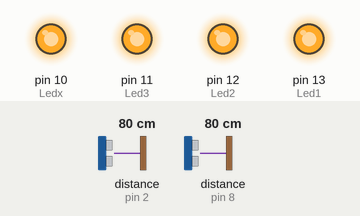
This sketch was run on a simulated Arduino Uno, built with avr-gcc and run on an emulated ATmega328P. Shown: output pins drawn as LEDs (lit = HIGH). Wiring (inferred from the names in the program): 2 × ultrasonic range finder: trigger pin 3, echo pin 2 / trigger pin 9, echo pin 8. The inputs (shaded band) are chosen by the test bench; at power-on: distance to the obstacle (sensors on pin 2, pin 8) 80 cm. The echo pulse lasts 58.3 µs per cm; pins used as bus, display or sensor lines are not drawn; what the sketch prints to the serial monitor is not drawn.

Above: at 0.1 s.
Timing chart, 0 to 1.6 s (numbered marks = the images above):
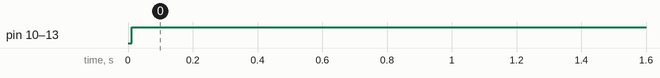

Measured:
- by itself, pin 10 (Ledx), pin 11 (Led3), pin 12 (Led2), pin 13 (Led1): LOW → HIGH at 0.01 s

The sketch:

sketch_inspect.ino
```cpp
#define echoPinA 8 // attach pin 8 Arduino to pin Echo of HC-SR04
#define trigPinA 9 //attach pin 9 Arduino to pin Trig of HC-SR04
#define echoPinB 6 // attach pin 6 Arduino to pin Echo of HC-SR04
#define trigPinB 7 //attach pin 7 Arduino to pin Trig of HC-SR04

#define echoPinC 4
#define trigPinC 5
#define echoPinD 2
#define trigPinD 3

int Led1 = 13;
int Led2 = 12;
int Led3 = 11;
int Ledx = 10; //detect

int sensor1 = 0;
int sensor2 = 0;
int sensor3 = 0;
int sensor4 = 0;

float duration1, distance1, distance2, duration2;
float duration3, distance3, distance4, duration4;

volatile int FSM_state = 0;

unsigned long detect_timeout;
unsigned long timer1, timer1_diff;
unsigned long timer2, timer2_diff;

int walking = 0;

void setup()
{
  Serial.begin(9600);
  pinMode(trigPinA, OUTPUT);
  pinMode(echoPinA, INPUT);
  pinMode(trigPinB, OUTPUT);
  pinMode(echoPinB, INPUT);

  pinMode(trigPinC, OUTPUT);
  pinMode(echoPinC, INPUT);
  pinMode(trigPinD, OUTPUT);
  pinMode(echoPinD, INPUT);

  pinMode(Led1, OUTPUT);
  pinMode(Led2, OUTPUT);
  pinMode(Led3, OUTPUT);
  pinMode(Ledx, OUTPUT);
}

float frontsensor(int trigPin, int echoPin)
{
  float duration, distance;
  // Serial.println("Activate Sensor1 & Sensor4: ");
  digitalWrite(trigPin, LOW);
  delayMicroseconds(2);
  digitalWrite(trigPin, HIGH);
  delayMicroseconds(10);
  digitalWrite(trigPin, LOW);

  duration = pulseIn(echoPin, HIGH); //tini=micros();
  distance = (duration / 2) * 0.0345;

  // Serial.print(distance);
  // Serial.println(" cm");
  return distance;
}

float backsensor(int trigPin, int echoPin)
{
  float duration, distance;
  // Serial.println("Activate Sensor2 & Sensor3: ");
  delay(60);
  digitalWrite(trigPin, HIGH);
  delayMicroseconds(500);
  digitalWrite(trigPin, LOW);
  duration = pulseIn(echoPin, HIGH);
  distance = (duration / 2) * 0.0344;
  return distance;
}

void loop()
{
//  Serial.print(">>FSM_state: ");
//  Serial.println(FSM_state);

  distance1 = frontsensor(trigPinA, echoPinA);
  Serial.print("Distance 1: ");
  Serial.println(distance1);
//  distance2 = backsensor(trigPinB, echoPinB);
//  Serial.print("Distance 2: ");
//  Serial.println(distance2);
//  distance3 = backsensor(trigPinC, echoPinC);
//  Serial.print("Distance 3: ");
//  Serial.println(distance3);
  distance4 = frontsensor(trigPinD, echoPinD);
  Serial.print("Distance 4: ");
  Serial.println(distance4);

  walking = 1;
  lightup();

  digitalWrite(Ledx, HIGH);
  delay(1000);

}

void lightup()
{
//  Serial.println("lightup, is walking: ");
//  Serial.println(walking);
  if (walking == 1)
  {
    digitalWrite(Led1, HIGH);
    digitalWrite(Led2, HIGH);
    digitalWrite(Led3, HIGH);
  }
  else
  {
    digitalWrite(Led3, LOW);
    digitalWrite(Led2, LOW);
    digitalWrite(Led1, LOW);
  }
}
```
